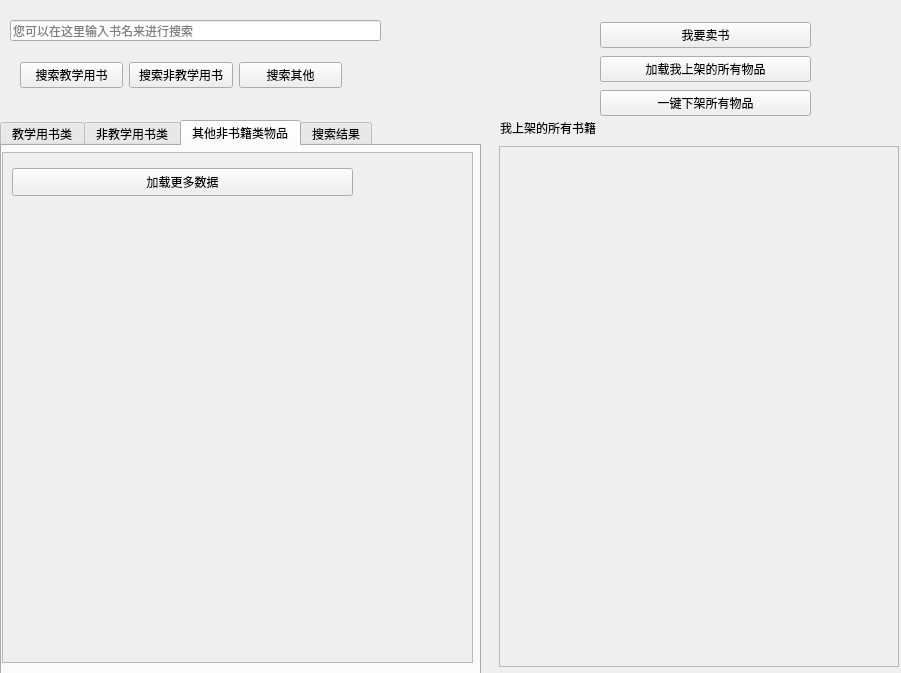
<?xml version="1.0" encoding="UTF-8"?>
<ui version="4.0">
 <class>CSecondHandBooks</class>
 <widget class="QWidget" name="CSecondHandBooks">
  <property name="geometry">
   <rect>
    <x>0</x>
    <y>0</y>
    <width>901</width>
    <height>673</height>
   </rect>
  </property>
  <property name="windowTitle">
   <string>Form</string>
  </property>
  <widget class="QTabWidget" name="Tab_displayBooks">
   <property name="geometry">
    <rect>
     <x>0</x>
     <y>120</y>
     <width>481</width>
     <height>561</height>
    </rect>
   </property>
   <property name="currentIndex">
    <number>2</number>
   </property>
   <widget class="QWidget" name="schoolBooks">
    <attribute name="title">
     <string>教学用书类</string>
    </attribute>
    <widget class="QScrollArea" name="scrollArea">
     <property name="geometry">
      <rect>
       <x>-1</x>
       <y>6</y>
       <width>471</width>
       <height>521</height>
      </rect>
     </property>
     <property name="widgetResizable">
      <bool>true</bool>
     </property>
     <widget class="QWidget" name="scrollArea_School">
      <property name="geometry">
       <rect>
        <x>0</x>
        <y>0</y>
        <width>469</width>
        <height>519</height>
       </rect>
      </property>
      <widget class="QWidget" name="verticalLayoutWidget">
       <property name="geometry">
        <rect>
         <x>-1</x>
         <y>-1</y>
         <width>381</width>
         <height>511</height>
        </rect>
       </property>
       <layout class="QVBoxLayout" name="vl_School">
        <property name="sizeConstraint">
         <enum>QLayout::SetFixedSize</enum>
        </property>
        <item>
         <widget class="QWidget" name="wdg_list_school" native="true">
          <property name="minimumSize">
           <size>
            <width>379</width>
            <height>0</height>
           </size>
          </property>
         </widget>
        </item>
        <item>
         <widget class="QWidget" name="wdg_menu_school" native="true">
          <property name="minimumSize">
           <size>
            <width>379</width>
            <height>50</height>
           </size>
          </property>
          <widget class="QPushButton" name="pushButton_3">
           <property name="geometry">
            <rect>
             <x>20</x>
             <y>10</y>
             <width>341</width>
             <height>28</height>
            </rect>
           </property>
           <property name="text">
            <string>加载更多数据</string>
           </property>
          </widget>
         </widget>
        </item>
        <item>
         <spacer name="verticalSpacer">
          <property name="orientation">
           <enum>Qt::Vertical</enum>
          </property>
          <property name="sizeHint" stdset="0">
           <size>
            <width>20</width>
            <height>40</height>
           </size>
          </property>
         </spacer>
        </item>
       </layout>
      </widget>
     </widget>
    </widget>
   </widget>
   <widget class="QWidget" name="noSchoolBooks">
    <attribute name="title">
     <string>非教学用书类</string>
    </attribute>
    <widget class="QScrollArea" name="scrollArea_2">
     <property name="geometry">
      <rect>
       <x>-1</x>
       <y>6</y>
       <width>471</width>
       <height>511</height>
      </rect>
     </property>
     <property name="widgetResizable">
      <bool>true</bool>
     </property>
     <widget class="QWidget" name="scrollArea_NoSchool">
      <property name="geometry">
       <rect>
        <x>0</x>
        <y>0</y>
        <width>469</width>
        <height>509</height>
       </rect>
      </property>
      <widget class="QWidget" name="verticalLayoutWidget_2">
       <property name="geometry">
        <rect>
         <x>-1</x>
         <y>-1</y>
         <width>381</width>
         <height>511</height>
        </rect>
       </property>
       <layout class="QVBoxLayout" name="vl_NoSchool">
        <property name="sizeConstraint">
         <enum>QLayout::SetFixedSize</enum>
        </property>
        <item>
         <widget class="QWidget" name="wdg_list_noschool" native="true">
          <property name="minimumSize">
           <size>
            <width>379</width>
            <height>0</height>
           </size>
          </property>
         </widget>
        </item>
        <item>
         <widget class="QWidget" name="wdg_menu_noschool" native="true">
          <property name="minimumSize">
           <size>
            <width>379</width>
            <height>50</height>
           </size>
          </property>
          <widget class="QPushButton" name="pushButton_2">
           <property name="geometry">
            <rect>
             <x>10</x>
             <y>10</y>
             <width>341</width>
             <height>28</height>
            </rect>
           </property>
           <property name="text">
            <string>加载更多数据</string>
           </property>
          </widget>
         </widget>
        </item>
        <item>
         <spacer name="verticalSpacer_2">
          <property name="orientation">
           <enum>Qt::Vertical</enum>
          </property>
          <property name="sizeHint" stdset="0">
           <size>
            <width>20</width>
            <height>40</height>
           </size>
          </property>
         </spacer>
        </item>
       </layout>
      </widget>
     </widget>
    </widget>
   </widget>
   <widget class="QWidget" name="tab">
    <attribute name="title">
     <string>其他非书籍类物品</string>
    </attribute>
    <widget class="QScrollArea" name="scrollArea_3">
     <property name="geometry">
      <rect>
       <x>0</x>
       <y>6</y>
       <width>471</width>
       <height>511</height>
      </rect>
     </property>
     <property name="widgetResizable">
      <bool>true</bool>
     </property>
     <widget class="QWidget" name="scorllArea_other">
      <property name="enabled">
       <bool>true</bool>
      </property>
      <property name="geometry">
       <rect>
        <x>0</x>
        <y>0</y>
        <width>469</width>
        <height>509</height>
       </rect>
      </property>
      <property name="minimumSize">
       <size>
        <width>0</width>
        <height>509</height>
       </size>
      </property>
      <property name="mouseTracking">
       <bool>false</bool>
      </property>
      <property name="acceptDrops">
       <bool>false</bool>
      </property>
      <property name="layoutDirection">
       <enum>Qt::LeftToRight</enum>
      </property>
      <property name="autoFillBackground">
       <bool>true</bool>
      </property>
      <widget class="QWidget" name="verticalLayoutWidget_3">
       <property name="geometry">
        <rect>
         <x>-1</x>
         <y>-1</y>
         <width>381</width>
         <height>511</height>
        </rect>
       </property>
       <layout class="QVBoxLayout" name="vl_Other">
        <property name="sizeConstraint">
         <enum>QLayout::SetFixedSize</enum>
        </property>
        <item>
         <widget class="QWidget" name="wdg_list_other" native="true">
          <property name="minimumSize">
           <size>
            <width>379</width>
            <height>0</height>
           </size>
          </property>
         </widget>
        </item>
        <item>
         <widget class="QWidget" name="wdg_menu_other" native="true">
          <property name="minimumSize">
           <size>
            <width>379</width>
            <height>50</height>
           </size>
          </property>
          <widget class="QPushButton" name="pushButton">
           <property name="geometry">
            <rect>
             <x>10</x>
             <y>10</y>
             <width>341</width>
             <height>28</height>
            </rect>
           </property>
           <property name="text">
            <string>加载更多数据</string>
           </property>
          </widget>
         </widget>
        </item>
        <item>
         <spacer name="verticalSpacer_3">
          <property name="orientation">
           <enum>Qt::Vertical</enum>
          </property>
          <property name="sizeHint" stdset="0">
           <size>
            <width>20</width>
            <height>40</height>
           </size>
          </property>
         </spacer>
        </item>
       </layout>
      </widget>
     </widget>
    </widget>
   </widget>
   <widget class="QWidget" name="tab_2">
    <attribute name="title">
     <string>搜索结果</string>
    </attribute>
    <widget class="QScrollArea" name="scrollArea_select">
     <property name="geometry">
      <rect>
       <x>-1</x>
       <y>6</y>
       <width>471</width>
       <height>521</height>
      </rect>
     </property>
     <property name="widgetResizable">
      <bool>true</bool>
     </property>
     <widget class="QWidget" name="scrolArea_Select">
      <property name="geometry">
       <rect>
        <x>0</x>
        <y>0</y>
        <width>469</width>
        <height>519</height>
       </rect>
      </property>
      <property name="minimumSize">
       <size>
        <width>0</width>
        <height>0</height>
       </size>
      </property>
      <widget class="QWidget" name="verticalLayoutWidget_4">
       <property name="geometry">
        <rect>
         <x>-1</x>
         <y>-1</y>
         <width>391</width>
         <height>521</height>
        </rect>
       </property>
       <layout class="QVBoxLayout" name="vl_select">
        <property name="sizeConstraint">
         <enum>QLayout::SetFixedSize</enum>
        </property>
        <item>
         <widget class="QWidget" name="wdg_list_select" native="true">
          <property name="minimumSize">
           <size>
            <width>379</width>
            <height>0</height>
           </size>
          </property>
         </widget>
        </item>
        <item>
         <widget class="QWidget" name="wdg_menu_select" native="true">
          <property name="minimumSize">
           <size>
            <width>379</width>
            <height>50</height>
           </size>
          </property>
          <widget class="QPushButton" name="pushButton_4">
           <property name="geometry">
            <rect>
             <x>20</x>
             <y>10</y>
             <width>341</width>
             <height>28</height>
            </rect>
           </property>
           <property name="text">
            <string>加载更多数据</string>
           </property>
          </widget>
         </widget>
        </item>
        <item>
         <spacer name="verticalSpacer_4">
          <property name="orientation">
           <enum>Qt::Vertical</enum>
          </property>
          <property name="sizeHint" stdset="0">
           <size>
            <width>20</width>
            <height>40</height>
           </size>
          </property>
         </spacer>
        </item>
       </layout>
      </widget>
     </widget>
    </widget>
   </widget>
  </widget>
  <widget class="QLineEdit" name="le_bookName">
   <property name="geometry">
    <rect>
     <x>10</x>
     <y>20</y>
     <width>371</width>
     <height>21</height>
    </rect>
   </property>
   <property name="placeholderText">
    <string>您可以在这里输入书名来进行搜索</string>
   </property>
  </widget>
  <widget class="QScrollArea" name="scrollArea_4">
   <property name="geometry">
    <rect>
     <x>499</x>
     <y>146</y>
     <width>400</width>
     <height>521</height>
    </rect>
   </property>
   <property name="minimumSize">
    <size>
     <width>400</width>
     <height>0</height>
    </size>
   </property>
   <property name="widgetResizable">
    <bool>true</bool>
   </property>
   <widget class="QWidget" name="scrollArea_Mybook">
    <property name="geometry">
     <rect>
      <x>0</x>
      <y>0</y>
      <width>398</width>
      <height>519</height>
     </rect>
    </property>
    <widget class="QWidget" name="verticalLayoutWidget_5">
     <property name="geometry">
      <rect>
       <x>-1</x>
       <y>0</y>
       <width>261</width>
       <height>521</height>
      </rect>
     </property>
     <layout class="QVBoxLayout" name="verticalLayout_2">
      <property name="sizeConstraint">
       <enum>QLayout::SetFixedSize</enum>
      </property>
      <item>
       <widget class="QWidget" name="wdg_list_mybook" native="true"/>
      </item>
      <item>
       <spacer name="verticalSpacer_5">
        <property name="orientation">
         <enum>Qt::Vertical</enum>
        </property>
        <property name="sizeHint" stdset="0">
         <size>
          <width>20</width>
          <height>40</height>
         </size>
        </property>
       </spacer>
      </item>
     </layout>
    </widget>
   </widget>
  </widget>
  <widget class="QWidget" name="layoutWidget">
   <property name="geometry">
    <rect>
     <x>600</x>
     <y>20</y>
     <width>211</width>
     <height>100</height>
    </rect>
   </property>
   <layout class="QVBoxLayout" name="verticalLayout_3">
    <item>
     <widget class="QPushButton" name="pb_sellBooks">
      <property name="text">
       <string>我要卖书</string>
      </property>
     </widget>
    </item>
    <item>
     <widget class="QPushButton" name="pb_MyBooks">
      <property name="text">
       <string>加载我上架的所有物品</string>
      </property>
     </widget>
    </item>
    <item>
     <widget class="QPushButton" name="pb_deleteAllMybooks">
      <property name="text">
       <string>一键下架所有物品</string>
      </property>
     </widget>
    </item>
   </layout>
  </widget>
  <widget class="QWidget" name="layoutWidget">
   <property name="geometry">
    <rect>
     <x>20</x>
     <y>60</y>
     <width>322</width>
     <height>30</height>
    </rect>
   </property>
   <layout class="QHBoxLayout" name="horizontalLayout">
    <item>
     <widget class="QPushButton" name="pb_selectBooks">
      <property name="text">
       <string>搜索教学用书</string>
      </property>
     </widget>
    </item>
    <item>
     <widget class="QPushButton" name="pb_select_otherbook">
      <property name="text">
       <string>搜索非教学用书</string>
      </property>
     </widget>
    </item>
    <item>
     <widget class="QPushButton" name="pb_select_other_goods">
      <property name="text">
       <string>搜索其他</string>
      </property>
     </widget>
    </item>
   </layout>
  </widget>
  <widget class="QLabel" name="label">
   <property name="geometry">
    <rect>
     <x>500</x>
     <y>120</y>
     <width>131</width>
     <height>16</height>
    </rect>
   </property>
   <property name="text">
    <string>我上架的所有书籍</string>
   </property>
  </widget>
 </widget>
 <resources/>
 <connections/>
</ui>
